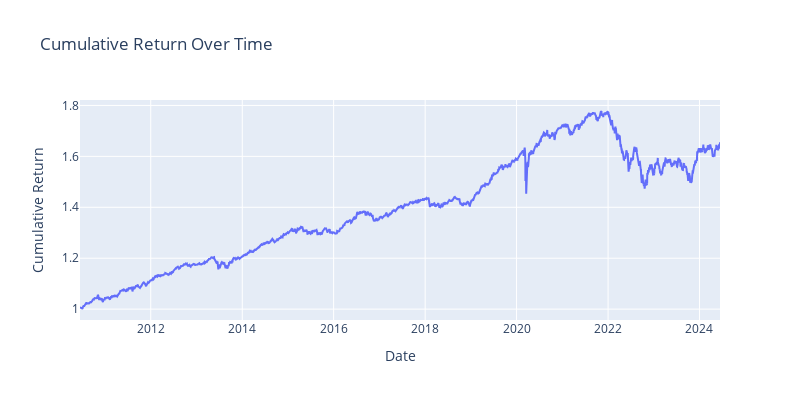
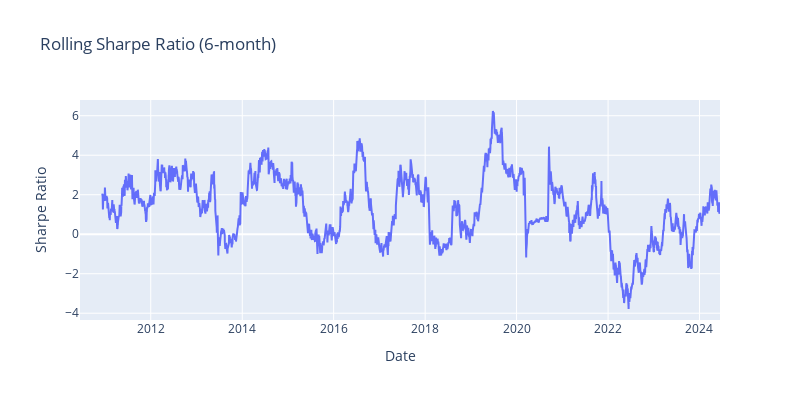

Source (notebook cell) for these figures, in order:
### Code cell
returns = stock_data['Portfolio_Value_rets']
plot_cumulative_return(returns)
plot_rolling_sharpe_ratio(returns, window=126)
plot_top_drawdowns(returns, top_n=5)
plot_underwater(returns)
plot_returns_analysis(returns)
plot_return_quantiles(returns)

### Figure 1 — Plotly figure (JSON) as saved in the notebook; plotly's stock layout.template omitted (floating-point values rounded to 4 significant figures; data arrays with more than 128 entries replaced by an {"elided": "..."} marker saying what was removed)
{"data": [{"mode": "lines", "name": "Cumulative Return", "type": "scatter", "x": {"elided": "3524 str values"}, "y": {"elided": "3524 float values"}}], "layout": {"height": 400, "title": {"text": "Cumulative Return Over Time"}, "width": 800, "xaxis": {"title": {"text": "Date"}}, "yaxis": {"title": {"text": "Cumulative Return"}}}}

### Figure 2 — Plotly figure (JSON) as saved in the notebook; plotly's stock layout.template omitted (floating-point values rounded to 4 significant figures; data arrays with more than 128 entries replaced by an {"elided": "..."} marker saying what was removed)
{"data": [{"mode": "lines", "name": "Rolling Sharpe Ratio", "type": "scatter", "x": {"elided": "3524 str values"}, "y": {"elided": "3524 float values"}}], "layout": {"height": 400, "title": {"text": "Rolling Sharpe Ratio (6-month)"}, "width": 800, "xaxis": {"title": {"text": "Date"}}, "yaxis": {"title": {"text": "Sharpe Ratio"}}}}
